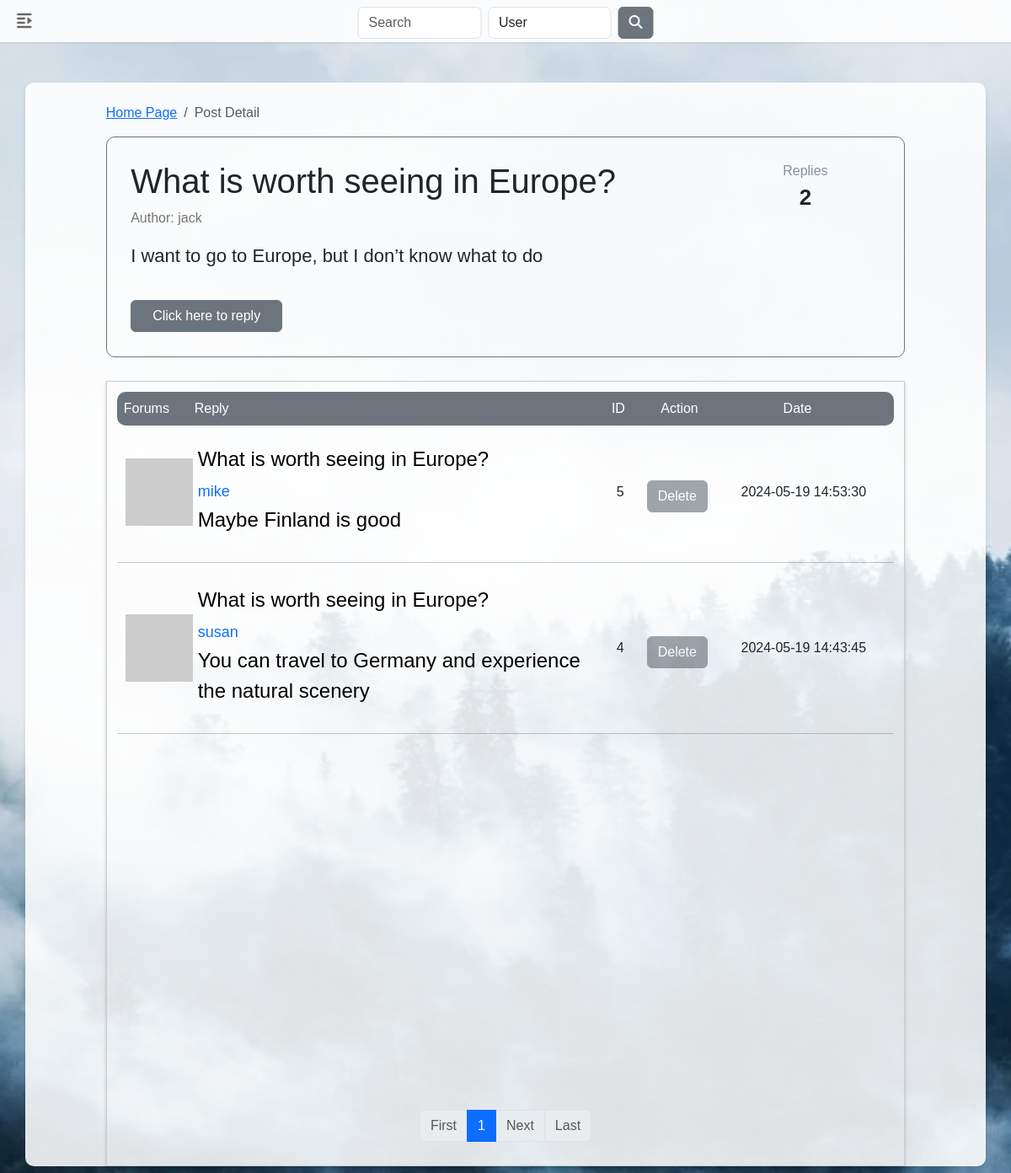
Screenshot of /post/4 (signed in) with the database file from the repository.
### app/models.py (models this page shows, shortened)
class Post(db.Model):
    id: so.Mapped[int] = so.mapped_column(primary_key=True)
    title: so.Mapped[str] = so.mapped_column(sa.String(140))
    content: so.Mapped[str] = so.mapped_column(sa.Text, nullable=False)
    timestamp: so.Mapped[datetime] = so.mapped_column(
        index=True, default=lambda: datetime.now())
    user_id: so.Mapped[int] = so.mapped_column(sa.ForeignKey(User.id), index=True)
    author: so.Mapped[User] = so.relationship(back_populates='posts')
    replies: so.WriteOnlyMapped['Reply'] = so.relationship('Reply', back_populates='post', cascade='all, delete-orphan')
    def replies_count(self):
        return db.session.query(sa.func.count(Reply.id)).filter(Reply.post_id == self.id).scalar()

class User(UserMixin, db.Model):
  id: so.Mapped[int] = so.mapped_column(primary_key=True)
  username: so.Mapped[str] = so.mapped_column(sa.String(64), index=True,unique=True)
  email: so.Mapped[str] = so.mapped_column(sa.String(120), index=True, unique=True)
  password_hash: so.Mapped[Optional[str]] = so.mapped_column(sa.String(256))
  avatar_path: so.Mapped[str] = so.mapped_column(sa.String(256), nullable = True)
  notifications: so.WriteOnlyMapped['Notification'] = so.relationship(
        back_populates='user', passive_deletes=True)
  posts: so.WriteOnlyMapped['Post'] = so.relationship("Post",
    back_populates='author', lazy='dynamic', passive_deletes=True,cascade='all, delete-orphan')
  replies: so.Mapped[list['Reply']] = so.relationship("Reply", back_populates="user",lazy='dynamic', cascade='all, delete-orphan', passive_deletes=True)
  about_me: so.Mapped[Optional[str]] = so.mapped_column(sa.String(140))
  last_seen: so.Mapped[Optional[datetime]] = so.mapped_column(
    default=lambda: datetime.now())
  last_message_read_time: so.Mapped[Optional[datetime]]
  following: so.WriteOnlyMapped['User'] = so.relationship(
    secondary=followers, primaryjoin=(followers.c.follower_id == id),
    secondaryjoin=(followers.c.followed_id == id),
    back_populates='followers', passive_deletes=True, cascade='all')
  followers: so.WriteOnlyMapped['User'] = so.relationship(
    secondary=followers, primaryjoin=(followers.c.followed_id == id),
    secondaryjoin=(followers.c.follower_id == id),
    back_populates='following', passive_deletes=True, cascade='all')
  messages_sent: so.WriteOnlyMapped['Message'] = so.relationship( foreign_keys='Message.sender_id', back_populates='author', passive_deletes=True)
  messages_received: so.WriteOnlyMapped['Message'] = so.relationship( foreign_keys='Message.recipient_id', back_populates='recipient', passive_deletes=True)
  def unread_message_count(self):
    last_read_time = self.last_message_read_time or datetime(1900, 1, 1)
    query = sa.select(Message).where(Message.recipient == self, Message.timestamp > last_read_time)
    return db.session.scalar(sa.select(sa.func.count()).select_from(query.subquery()))
  def avatar(self, size):
    if self.avatar_path:
        return url_for('main.uploaded_avatars', filename=self.avatar_path)
    else:
        digest = md5(self.email.lower().encode('utf-8')).hexdigest()
        return f'https://www.gravatar.com/avatar/{digest}?d=identicon&s={size}'

class Reply(db.Model):
    __tablename__ = 'reply'
    id: so.Mapped[int] = so.mapped_column(primary_key=True)
    content: so.Mapped[str] = so.mapped_column(sa.Text, nullable=False)
    timestamp: so.Mapped[datetime] = so.mapped_column(sa.DateTime, default=lambda: datetime.now())
    user_id: so.Mapped[int] = so.mapped_column(sa.ForeignKey('user.id', ondelete='CASCADE'))
    post_id: so.Mapped[int] = so.mapped_column(sa.ForeignKey('post.id', ondelete='CASCADE'))
    user: so.Mapped['User'] = so.relationship('User', back_populates='replies')
    post: so.Mapped['Post'] = so.relationship('Post', back_populates='replies')

### app/routes.py (the view)
@main.route('/post/<int:post_id>', methods=['GET', 'POST'])
@login_required
def post_detail(post_id):
    post = Post.query.get_or_404(post_id)
    replies_query = Reply.query.filter_by(post_id=post.id).order_by(Reply.timestamp.desc())
    replies = replies_query.all()  # Execute the query to fetch replies
    reply_form = ReplyForm()
    page = request.args.get('page', 1, type=int)
    reply_post = replies_query.paginate(page=page, per_page=current_app.config['POSTS_PER_PAGE'], error_out=False)
    next_url_reply = url_for('main.post_detail', post_id=post_id, page=reply_post.next_num) \
      if reply_post.has_next else None
    prev_url_reply = url_for('main.post_detail', post_id=post_id, page=reply_post.prev_num) \
		if reply_post.has_prev else None
    if reply_form.validate_on_submit():
        reply = Reply(content=reply_form.content.data, user=current_user, post=post)
        db.session.add(reply)
        db.session.commit()
        return redirect(url_for('main.post_detail', post_id=post.id))
    return render_template('post_detail.html', title=post.title, post=post, replies=replies, reply_post=reply_post,
				reply_form=reply_form, next_url_reply=next_url_reply, prev_url_reply=prev_url_reply, post_id=post.id)

### app/forms.py
class ReplyForm(FlaskForm):
    content = CKEditorField('Reply', validators=[DataRequired(), Length(min=1, max=140)])
    submit = SubmitField('Submit')

class SearchForm(FlaskForm):
    query = StringField('Search', validators=[DataRequired()])
    type = SelectField('Type', choices=[('user', 'User'), ('post', 'Post')])
    submit = SubmitField('Search')

### app/__init__.py (called while the page is built)
def create_app(config_class=DeploymentConfig):
    app = Flask(__name__)
    app.config.from_object(config_class)
    login.init_app(app)
    mail.init_app(app)
    from app.blueprints import main
    app.register_blueprint(main)
    db.init_app(app)
    migrate.init_app(app, db)
    from .forms import SearchForm
    @app.context_processor
    def inject_search_form():
        return dict(search_form=SearchForm())
    configure_logging(app)
    return app

### app/models.py (called while the page is built)
@login.user_loader
def load_user(id):
  return db.session.get(User, int(id))

### app/routes.py (called while the page is built)
@main.before_request
def before_request():
	if current_user.is_authenticated:
		current_user.last_seen = datetime.now()
		db.session.commit()

### app/templates/post_detail.html (shortened to what this page needs)
{% extends "base.html" %}
{% block styles %}
<link rel="stylesheet" href="https://cdnjs.cloudflare.com/ajax/libs/font-awesome/6.5.2/css/all.min.css">
<link rel="stylesheet" href="https://cdn.jsdelivr.net/npm/bootstrap@5.3.3/dist/css/bootstrap.min.css">
<link rel="stylesheet" href="{{ url_for('static', filename='post_list.css') }}">
<link rel="stylesheet" href="{{ url_for('static', filename='post_detail.css') }}">
{% endblock %}
{% block content %}
<div class="container mt-5 sm-2 md-3 mb-2 post-container">
	<div class="post-detail">
		<nav aria-label="breadcrumb">
			<ol class="breadcrumb">
				<li class="breadcrumb-item"><a href="{{url_for('main.index', page=1)}}">Home Page</a></li>
				<li class="breadcrumb-item active" aria-current="page">Post Detail</li>
			</ol>
		</nav>
		<div class="post-detail-top">
			<div class="post-detail-top-middle">
				<div class="post-detail-top-middle-left">
					<h1 class="post-detail-top-title">{{ post.title }}</h1>
					<p class="post-detail-author">Author: {{ post.author.username }}</p>
					<span class="post-detail-top-content">{{ post.content | safe }}</span>
					<button id="displayPostBtn" style="margin-top:20px; width:180px" type="button" onclick="displayreplyForm()"
						class="btn btn-secondary">Click here to reply</button>
				</div>
				<div class="post-detail-top-middle-right">
					<div class="post-detail-top-count">
						<div class="post-detail-count-desc">
							Replies
						</div>
						<div class="post-detail-count-num">
							{{post.replies_count()}}
						</div>
					</div>
				</div>
			</div>
		</div>
		<div class="post-detail-bottom">
			<div class="post-detail-bottom-middle">
				<div class="tabcontent-post-detail-title">
					<div class="post-detail-title-left">
						Forums
					</div>
					<div class="post-detail-title-middle">
						<div class="post-detail-reply-title">
							Reply
						</div>
						<div class="post-detail-reply-id">
							ID
						</div>
					</div>
					<div class="post-detail-title-right">
						<div class="post-detail-title-action">
							Action
						</div>
						<div class="post-detail-title-date">
							Date
						</div>
					</div>
				</div>
				{% if replies|length > 0 %}
				<div class="post-detail-table-content">
					{% for reply in reply_post %}
					{% include '_reply_list.html' %}
					{% endfor %}
				</div>
				<nav aria-label="Page navigation example">
					<ul class="pagination justify-content-center">
						{% if reply_post.has_prev %}
						<li class="page-item"><a class="page-link"
								href="{{ url_for('main.post_detail', post_id=post_id, page=1) }}">First</a></li>
						<li class="page-item"><a class="page-link"
								href="{{ url_for('main.post_detail', post_id=post_id, page=reply_post.prev_num) }}">Prev</a></li>
						{% else %}
						<li class="page-item disabled"><span class="page-link">First</span></li>
						{% endif %}
						{% for p in range(reply_post.page - 2, reply_post.page + 3) if p > 0 and p <= reply_post.pages %} <li
							class="page-item {% if p == reply_post.page %}active{% endif %}">
							{% if p == reply_post.page %}
							<span class="page-link">{{ p }}</span>
							{% else %}
							<a class="page-link" href="{{ url_for('main.post_detail', post_id=post_id, page=p) }}">{{ p }}</a>
							{% endif %}
							</li>
							{% endfor %}
								{% if reply_post.has_next %}
								<li class="page-item"><a class="page-link"
										href="{{ url_for('main.post_detail', post_id=post_id, page=reply_post.next_num) }}">Next</a></li>
								<li class="page-item"><a class="page-link"
										href="{{ url_for('main.post_detail', post_id=post_id, page=reply_post.pages) }}">Last</a></li>
								{% else %}
								<li class="page-item disabled"><span class="page-link">Next</span></li>
								<li class="page-item disabled"><span class="page-link">Last</span></li>
								{% endif %}
					</ul>
				</nav>
				{% else %}
				{% include 'empty.html' %}
				{% endif %}
			</div>
		</div>
	</div>
</div>
{% endblock %}

### app/templates/_reply_list.html (shortened to what this page needs)
{% block styles %}
<link rel="stylesheet" href="https://cdn.jsdelivr.net/npm/bootstrap@5.3.3/dist/css/bootstrap.min.css">
<link rel="stylesheet" href="{{ url_for('static', filename='reply_list.css') }}">
{% endblock %}
{% block content %}
<div class="reply-list">
  <div class="reply-list-left">
    <img style="margin-left:10px ;width: 80px; height: 80px; " src="{{ reply.user.avatar(80) }}" alt="useravatar">
  </div>
  <div class="reply-list-middle">
    <div class="reply-list-middle-content">
      <div class="reply-list-title">
        <span class="reply-list-title-text">
          <a class="result-list-text" href="{{ url_for('main.post_detail', post_id=reply.post_id) }}"style="text-decoration:none; color:black;">{{ reply.post.title | safe }}</a><br>
          <a class="user_popup" href="{{ url_for('main.user', username=reply.user.username) }}" style="font-size:18px">{{
            reply.user.username }}</a> {{ reply.content | safe}}
        </span>
      </div>
    </div>
    <div class="reply-list-middle-id">
      {{reply.id}}
    </div>
  </div>
  <div class="reply-list-delete">
    <form action="{{ url_for('main.delete_reply', reply_id=reply.id) }}" method="post">
      {% if reply.user_id == current_user.id %}
      <button type="submit" class="btn btn-danger">Delete</button>
      {% else %}
      <button type="button" class="btn btn-secondary" disabled>Delete</button>
      {% endif %}
    </form>
  </div>
    <div class="reply-list-date">
      {{ reply.timestamp.strftime('%Y-%m-%d %H:%M:%S') }}
    </div>
</div>
<hr>
{% endblock %}

### app/static/post_list.css (style rules this page uses)
.user_popup { width: 20px; text-decoration: none; }

### app/static/post_detail.css (style rules this page uses)
.post-detail-top-title { word-wrap: break-word; overflow-wrap: break-word; word-break: break-all; }
.post-container { display: flex; justify-content: center; padding-top: 2%; top: 10%; background-color: rgba(255, 255, 255, 0.871); border-radius: 10px; box-shadow: 0 2px 5px rgba(0, 0, 0, 0.1); }
.post-container .post-detail { width: 85%; }
.post-detail-author { white-space: nowrap; overflow: hidden; text-overflow: ellipsis; color: #757575; font-size: 16px; }
.post-detail-top { display: flex; padding-bottom: 30px; margin-bottom: 28px; border: #6C757D 1px solid; border-radius: 10px; padding: 3%; }
.post-detail-top-content { font-size: 22px; overflow-wrap: break-word; word-break: break-all; }
.post-detail-top-middle-left { width: 80%; display: flex; flex-direction: column; }
.post-detail-count-desc { font-size: 16px; color: #8491a5; }
.post-detail-count-num { font-size: 26px; font-weight: bold; }
.post-detail-top-count { display: flex; flex-direction: column; align-items: center }
.post-detail-top-middle-right { width: 20%; }
.post-detail-top-middle { width: 100%; display: flex; }
.post-detail-table-content { min-height: 800px !important; }
.post-detail-reply-title { min-width: 90%; display: flex; align-items: center; }
.post-detail-reply-id { min-width: 60px; display: flex; align-items: center; justify-content: center; }
.post-detail-title-middle { left: 0; min-width: 58%; display: flex; flex-direction: row; margin-left: 4px; }
.post-detail-title-left { min-width: 80px !important; }
.post-detail-title-date { display: flex; align-items: center; min-width: 180px; justify-content: center; }
.post-detail-title-action { display: flex; align-items: center; min-width: 100px; justify-content: center; }
.post-detail-title-right { display: flex; align-items: center; min-width: 130px; }
.tabcontent-post-detail-title { padding: 8px; height: 40px; width: 100%; background-color: #6C757D; display: flex; align-items: center; margin-bottom: 12px; color: #fff; font-size: 16px; border-radius: 10px; }
.post-detail-bottom-middle { width: 100%; min-width: 900px; }
.post-detail-bottom { padding-top: 20px; display: flex; overflow-x: scroll; overflow-y: hidden; }
@media screen and (max-width: 1200px) { .post-detail-bottom { border: 1px solid #ccc; box-shadow: 0 2px 4px rgba(0, 0, 0, 0.2); padding: 12px; } }

### app/static/base.css (style rules this page uses)
* { padding: 0; margin: 0; box-sizing: border-box; font-family: 'Poppins', sans-serif; }
body { background: url(../static/background3.jpg) no-repeat center center transparent; background-size: cover; background-attachment: fixed; }

### app/static/reply_list.css (style rules this page uses)
.reply-list-left { width: 80px; }
.user_popup { width: 20px; text-decoration: none; }
.reply-list-middle { display: flex; flex-direction: row; min-width: 58%; }
.reply-list-middle-content { margin-left: 16px; display: flex; flex-direction: column; min-width: 90%; ; }
.reply-list-middle-id { min-width: 40px; display: flex; align-items: center; justify-content: center; }
.reply-list-title-text { color: black; display: inline-block; max-width: 460px; word-wrap: break-word; overflow-wrap: break-word; word-break: break-all; }
.reply-list { display: flex; align-items: center; }
.reply-list-title { font-size: 24px; margin-top: 10px; }
.reply-list-date { display: flex; justify-content: center; min-width: 200px; }
.reply-list-delete { height: 100%; min-width: 100px; font-size: 20px; margin-top: 10px; white-space: nowrap; overflow: hidden; text-overflow: ellipsis; color: #808080; display: flex; justify-content: center; }

### rows the page displays
Post: title "What is worth seeing in Europe?", content "I want to go to Europe, but I don’t know what to do"
User: author.username "jack"
Reply: post "What is worth seeing in Europe?", user.username "mike", content "Maybe Finland is good", id "5", shows "Delete", timestamp "2024-05-19 14:53:30"
Reply: post "What is worth seeing in Europe?", user.username "susan", content "You can travel to Germany and experience the natural scenery", id "4", shows "Delete", timestamp "2024-05-19 14:43:45"

### other values shown
{{ post.replies_count() }} "2"
{{ p }} "1"
